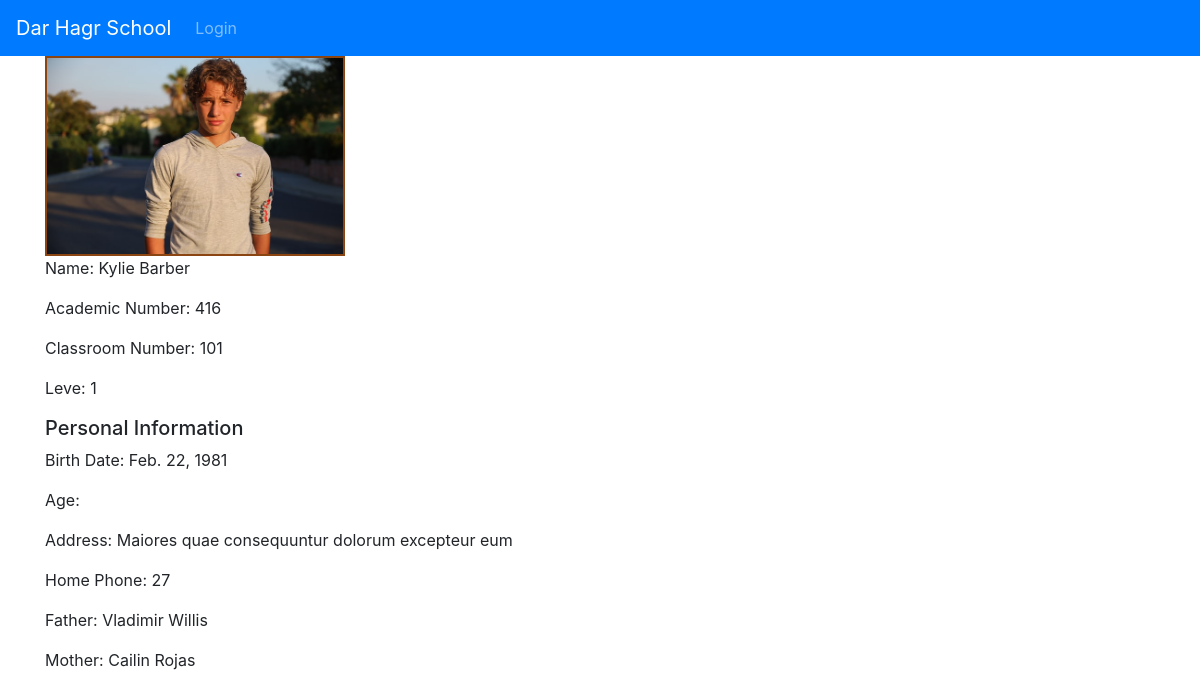
The page /school/students/2/ on the database its author committed.
### school/models.py (models this page shows, shortened)
class Student(models.Model):
    academic_number = models.IntegerField(unique=True)
    name = models.CharField(max_length=64)
    home_phone = models.IntegerField()
    address = models.CharField(max_length=280)
    classroom = models.ForeignKey(Classroom,on_delete=models.SET_NULL,null=True,related_name='students')
    birth_date = models.DateField(verbose_name='Date of birth')
    father = models.ForeignKey('school.Father',on_delete=models.SET_NULL,null=True)
    mother = models.ForeignKey('school.Mother',on_delete=models.SET_NULL,null=True)
    photo = models.ImageField(upload_to='students/')

class Classroom(models.Model):
    class_number = models.IntegerField(unique=True)
    levels = [
        ('1','1'),
        ('2','2'),
        ('3','3'),
        ('4','4'),
        ('5','5'),
        ('6','6'),
    ]
    level = models.TextField(max_length=2,choices=levels)
    class Meta:
        ordering = ['class_number']
        permissions = (('can_see_classrooms','Can see Classrooms'),)
    def __str__(self):
        return str(self.class_number)

class Father(models.Model):
    name = models.CharField(max_length=64)
    national_id = models.IntegerField(unique=True)
    phone = models.IntegerField()
    job = models.CharField(max_length=150)
    birth_date = models.DateField(verbose_name='Date of birth')
    def __str__(self):
        return self.name

class Mother(models.Model):
    name = models.CharField(max_length=64)
    national_id = models.IntegerField(unique=True)
    phone = models.IntegerField()
    job = models.CharField(max_length=150)
    birth_date = models.DateField(verbose_name='Date of birth')
    def __str__(self):
        return self.name

### school/views.py (the view)
# urls.py: path('students/<int:pk>/',views.StudentDetailView.as_view(),name='student_detail'),
class StudentDetailView(DetailView):
    model = Student
    contex_object_name = 'student'

### school/templates/school/student_detail.html (shortened to what this page needs)
{% extends 'school/base.html' %}
{%load static%}
{%block head%}
<link rel="stylesheet" href="{% static 'css/student.css' %}">
{%endblock%}
{%block body%}
<div class="container">
<img id='profile_pic' src="{{student.photo.url}}" alt="">
<p>Name: {{student.name}}</p>
<p>Academic Number: {{student.academic_number}}</p>
<p>Classroom Number: {{student.classroom}}</p>
<p>Leve: {{student.classroom.level}}</p>
<h5>Personal Information</h5>
<p>Birth Date: {{student.birth_date}}</p>
<p>Age: </p>
<p>Address: {{student.address}}</p>
<p>Home Phone: {{student.home_phone}}</p>
<p>Father: {{student.father}}</p>
<p>Mother: {{student.mother}}</p>
</div>
{%endblock%}

### school/static/css/style.css (style rules this page uses)
* { box-sizing: border-box }

### school/static/css/student.css (style rules this page uses)
#profile_pic { width: 300px; height: 200px; border:2px solid saddlebrown; }

### rows shown on the page
Student: photo (picture), name "Kylie Barber", academic_number "416", classroom "101", classroom.level "1", birth_date "Feb. 22, 1981", address "Maiores quae consequuntur dolorum excepteur eum", home_phone "27", father "Vladimir Willis", mother "Cailin Rojas"
